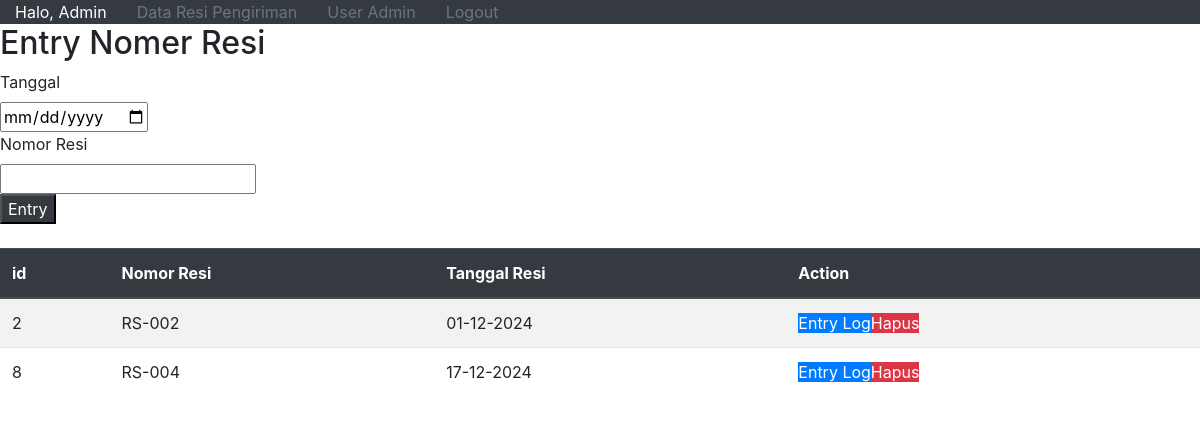
Page /data.php (signed in) on the committed database.
### tables this page shows
CREATE TABLE `transaksi_resi_pengiriman` (
  `id` int(11) NOT NULL,
  `nomor_resi` varchar(64) NOT NULL,
  `tanggal_resi` date NOT NULL
);

### data.php (the view, shortened to what this page needs)
<?php
    require_once "connect.php";
?>
<!DOCTYPE html>
<html lang="en">
<head>
    <link rel="stylesheet" href="https://cdn.jsdelivr.net/npm/bootstrap@4.4.1/dist/css/bootstrap.min.css">
    <link rel="stylesheet" href="style.css">
</head>
<body>
<?php include 'navbar.php'; ?>
    <div>
        <div>
            <h2>Entry Nomer Resi</h2>
            <form action="data.php" method="POST">
                <label for="tanggal">Tanggal</label>
                <br>
                <input type="date" name="tanggal" id="tanggal">
                <br>
                <label for="resi">Nomor Resi</label>
                <br>
                <input type="text" name="resi" id="resi">
                <br>
                <input type="submit" name="submit" id="submit" value="Entry" class="bg-dark text-white">
                <br>
                <br>
            </form>
            <table class="table table-striped">
                <thead class="thead-dark">
                    <tr>
                        <th>id</th>
                        <th>Nomor Resi</th>
                        <th>Tanggal Resi</th>
                        <th>Action</th>
                    </tr>
                </thead>
                <tbody>
                    <?php
                        $query = "SELECT id, nomor_resi , tanggal_resi FROM transaksi_resi_pengiriman";
                        $result = mysqli_query($conn, $query);
                        if(mysqli_num_rows($result)>0){
                            while($row = mysqli_fetch_assoc($result)){
                                $id = $row['id'];
                                $nomor_resi = $row['nomor_resi'];
                                $tanggal_resi = date('d-m-Y', strtotime($row['tanggal_resi']));
                                echo "<tr> <td>".$id."</td>";
                                echo "<td>".$nomor_resi."</td>";
                                echo "<td>".$tanggal_resi."</td>";
                                echo "<td> <a href = 'log.php?resi=". $nomor_resi. "' class = 'bg-primary text-white'>Entry Log</a><a href = 'delete2.php?id=". $id. "' class = 'bg-danger text-white'>Hapus</a></td></tr>";
                            }
                        }
                    ?>
                </tbody>
            </table>
        </div>
    </div>
</body>
</html>

### rows in the picture
transaksi_resi_pengiriman: id "2", nomor_resi "RS-002", tanggal_resi "01-12-2024"
transaksi_resi_pengiriman: id "8", nomor_resi "RS-004", tanggal_resi "17-12-2024"
